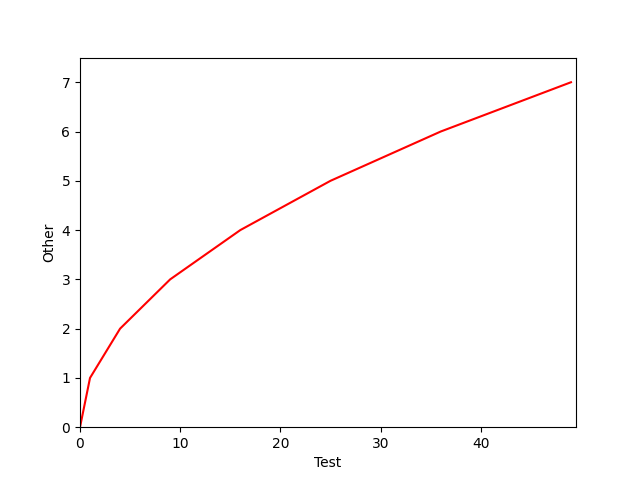

Write the Python code that produced this figure.
import matplotlib.pyplot as plt
import numpy as np

x = np.array([0,1,4,9,16,25,36,49])
y = np.array([0,1,2,3,4,5,6,7])

plt.plot(x, y, color='r')
# plt.plot(y, color='g')

plt.xlabel("Test")
plt.ylabel("Other")

plt.xlim([0, max(x)+0.5])
plt.ylim([0, max(y)+0.5])

plt.savefig("test")